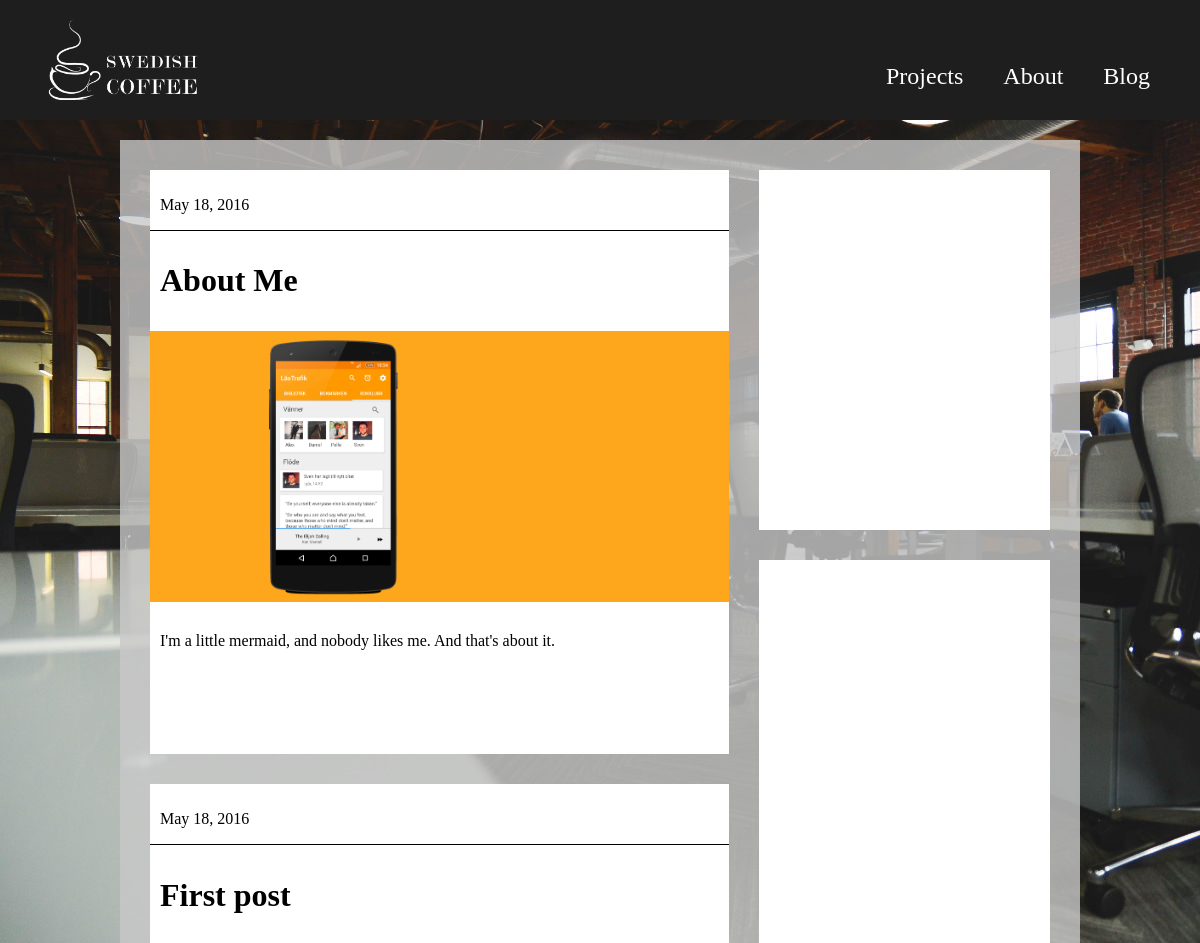
/blog/ (upper part), run on an earlier commit of the app's database.
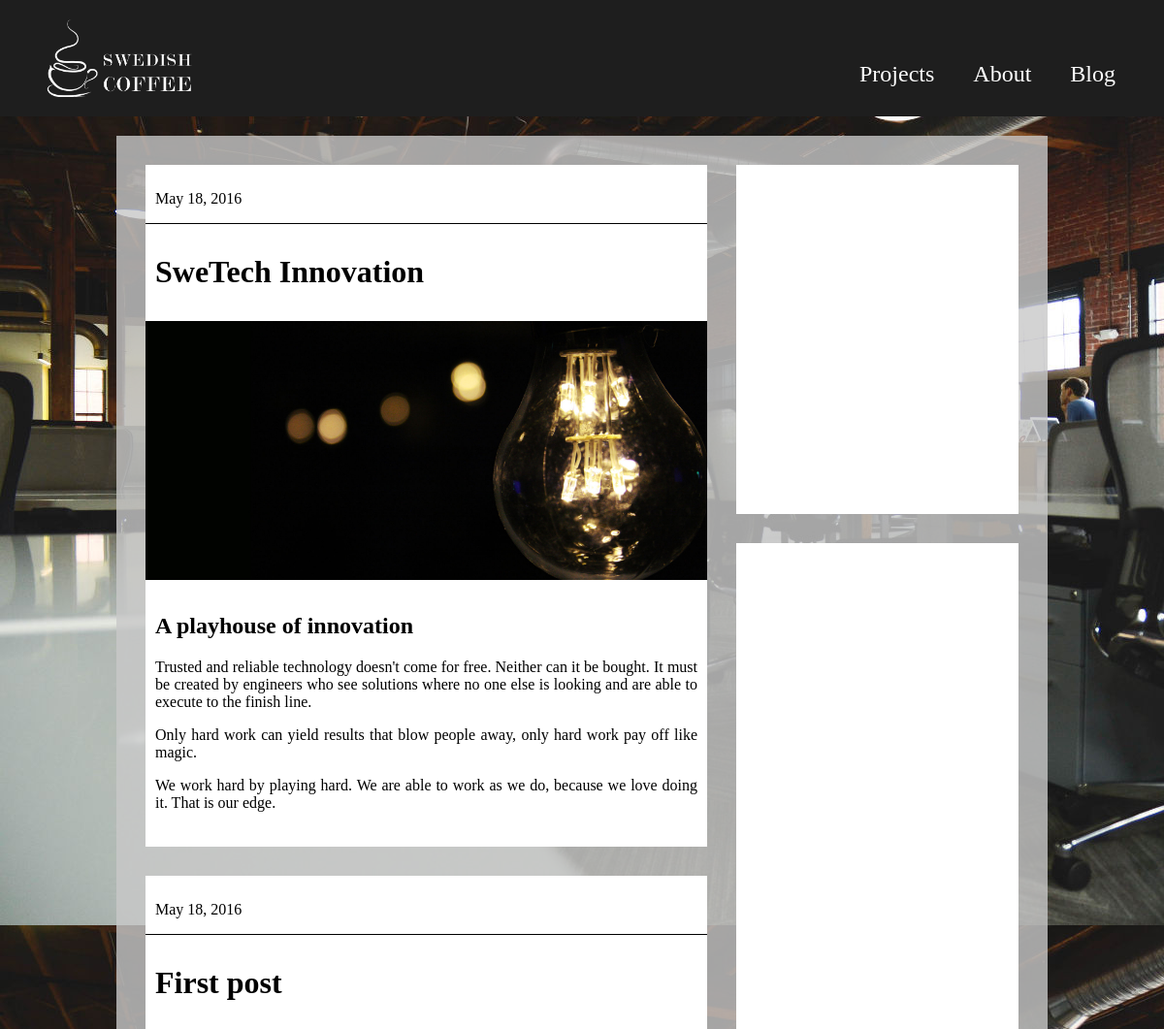
And on a later commit of the database.
### website/models.py (models this page shows, shortened)
class Entry(models.Model):
	page = models.ForeignKey(Page)
	headline = models.CharField(max_length=100)
	body_text = models.TextField() #tinymce_models.HTMLField()
	pub_date = models.DateField()
	mod_date = models.DateField()
	authors = models.ManyToManyField(Author)
	nr_of_comments = models.IntegerField()
	imgUrl = models.TextField()

### website/views.py (the view)
# urls.py: 2. Add a URL to urlpatterns:  url(r'^blog/', include('blog.urls'))
def blog(request):
	blogPage = get_object_or_404(Page, title="Blog")
	entries = get_list_or_404(Entry.objects.order_by(F('pub_date').desc()), )# page=blogPage.id ) # erase the first hashtag and the closing paranthese to filter for entries who are connected to the blog
	return render(request, "website/blog.html", {**{
		"entries": entries
	}, **baseContext} )

### website/templates/website/blog.html
{% extends "website/base.html" %}
{% load staticfiles %}
{% block container %}
    <div class="blogPlate">
        <div class="blogEntry" >
        {% for entry in entries %}
            <div class="blogEntryPiece" id="entryThumb" onclick="window.location='/blog/{{ entry.id }}/';">
                <div class="date">
                    <p>{{ entry.pub_date }} </p>
                </div>
                <div class ="entryHeadline">
                    <h1>
                        {{ entry.headline }}
                    </h1>
                </div>
                <div class="entryImg">
                    <img src="{% static entry.imgUrl %}">
                </div>
                <div class="entryText">
                        {{ entry.body_text|safe}}
                </div>
            </div>
        {% endfor %}
        </div>
        <div class="blogInfo">
            <div>
                <br><br><br><br>
                <br><br><br><br>
                <br><br><br><br>
                <br><br><br><br>
                <br><br><br><br>
            </div>
            <div>
                <br><br><br><br>
                <br><br><br><br>
                <br><br><br><br>
                <br><br><br><br>
                <br><br><br><br>
                <br><br><br><br>
                <br><br><br><br>
                <br><br><br><br>
            </div>
        </div>
    </div>
{% endblock %}

What changed in the data, as far as the page shows it:
changed Entry: headline "About Me" → "SweTech Innovation"; imgUrl: a different picture; body_text "I'm a little mermaid, and nobody likes me. And that's about it." → "A playhouse of innovation Trusted and reliable technology doesn't come for free. Neither can it be bought. It must be created by engineers who see solutions where no one else is looking and are able to execute to the finish line. Only hard work can yield results that blow people away, only hard work pay off like magic. We work hard by playing hard. We are able to work as we do, because we love doing it. That is our edge."
